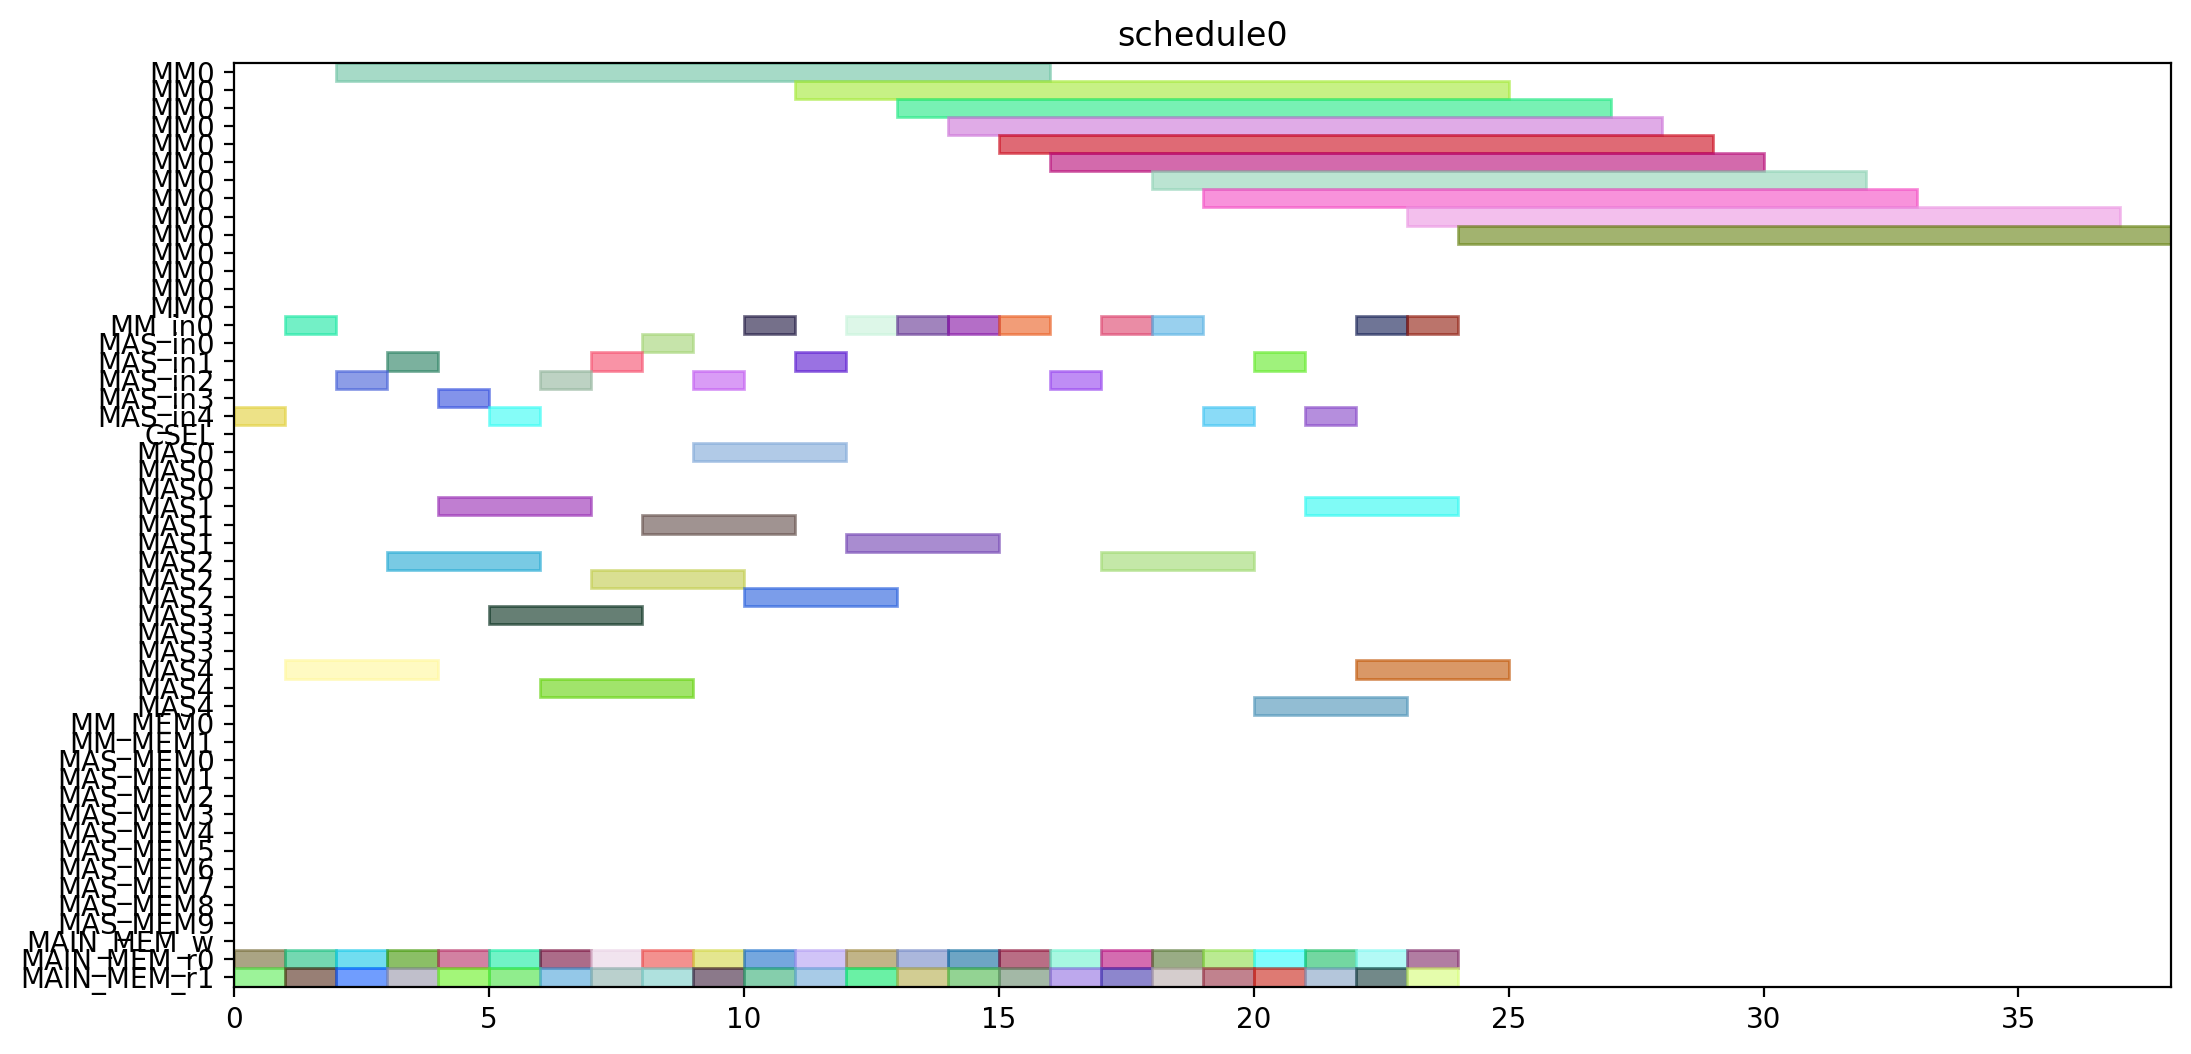

Write the Python code that produced this figure.
from pyschedule import Scenario, solvers, plotters, alt


def solve():
	horizon = 120
	S = Scenario("schedule0", horizon=horizon)

	# resource
	MM = S.Resources('MM', num=1, size=14)
	MM_in = S.Resources('MM_in', num=1)
	MAS_in = S.Resources('MAS_in', num=5)
	CSEL = S.Resource('CSEL')
	MAS = S.Resources('MAS', num=5, size=3, periods=range(1, horizon))
	MM_MEM = S.Resources('MM_MEM', num=2)
	MAS_MEM = S.Resources('MAS_MEM', num=10)
	MAIN_MEM_w = S.Resource('MAIN_MEM_w', size=1)
	MAIN_MEM_r = S.Resources('MAIN_MEM_r', num=2)

	# result of previous scheduling

	# new tasks
	t0_t0 = S.Task('t0_t0', length=3, delay_cost=1)
	t0_t0 += alt(MAS)
	t0_t0_in = S.Task('t0_t0_in', length=1, delay_cost=1)
	t0_t0_in += alt(MAS_in)
	S += t0_t0_in*MAS_in[0]<=t0_t0*MAS[0]

	S += t0_t0_in*MAS_in[1]<=t0_t0*MAS[1]

	S += t0_t0_in*MAS_in[2]<=t0_t0*MAS[2]

	S += t0_t0_in*MAS_in[3]<=t0_t0*MAS[3]

	S += t0_t0_in*MAS_in[4]<=t0_t0*MAS[4]

	t0_t0_mem0 = S.Task('t0_t0_mem0', length=1, delay_cost=1)
	t0_t0_mem0 += MAIN_MEM_r[0]
	S += t0_t0_mem0 <= t0_t0

	t0_t0_mem1 = S.Task('t0_t0_mem1', length=1, delay_cost=1)
	t0_t0_mem1 += MAIN_MEM_r[1]
	S += t0_t0_mem1 <= t0_t0

	t0_t1 = S.Task('t0_t1', length=3, delay_cost=1)
	t0_t1 += alt(MAS)
	t0_t1_in = S.Task('t0_t1_in', length=1, delay_cost=1)
	t0_t1_in += alt(MAS_in)
	S += t0_t1_in*MAS_in[0]<=t0_t1*MAS[0]

	S += t0_t1_in*MAS_in[1]<=t0_t1*MAS[1]

	S += t0_t1_in*MAS_in[2]<=t0_t1*MAS[2]

	S += t0_t1_in*MAS_in[3]<=t0_t1*MAS[3]

	S += t0_t1_in*MAS_in[4]<=t0_t1*MAS[4]

	t0_t1_mem0 = S.Task('t0_t1_mem0', length=1, delay_cost=1)
	t0_t1_mem0 += MAIN_MEM_r[0]
	S += t0_t1_mem0 <= t0_t1

	t0_t1_mem1 = S.Task('t0_t1_mem1', length=1, delay_cost=1)
	t0_t1_mem1 += MAIN_MEM_r[1]
	S += t0_t1_mem1 <= t0_t1

	t0_t3 = S.Task('t0_t3', length=14, delay_cost=1)
	t0_t3 += alt(MM)
	t0_t3_in = S.Task('t0_t3_in', length=1, delay_cost=1)
	t0_t3_in += alt(MM_in)
	S += t0_t3_in*MM_in[0]<=t0_t3*MM[0]
	t0_t3_mem0 = S.Task('t0_t3_mem0', length=1, delay_cost=1)
	t0_t3_mem0 += MAIN_MEM_r[0]
	S += t0_t3_mem0 <= t0_t3

	t0_t3_mem1 = S.Task('t0_t3_mem1', length=1, delay_cost=1)
	t0_t3_mem1 += MAIN_MEM_r[1]
	S += t0_t3_mem1 <= t0_t3

	t10 = S.Task('t10', length=3, delay_cost=1)
	t10 += alt(MAS)
	t10_in = S.Task('t10_in', length=1, delay_cost=1)
	t10_in += alt(MAS_in)
	S += t10_in*MAS_in[0]<=t10*MAS[0]

	S += t10_in*MAS_in[1]<=t10*MAS[1]

	S += t10_in*MAS_in[2]<=t10*MAS[2]

	S += t10_in*MAS_in[3]<=t10*MAS[3]

	S += t10_in*MAS_in[4]<=t10*MAS[4]

	t10_mem0 = S.Task('t10_mem0', length=1, delay_cost=1)
	t10_mem0 += MAIN_MEM_r[0]
	S += t10_mem0 <= t10

	t10_mem1 = S.Task('t10_mem1', length=1, delay_cost=1)
	t10_mem1 += MAIN_MEM_r[1]
	S += t10_mem1 <= t10

	t11 = S.Task('t11', length=3, delay_cost=1)
	t11 += alt(MAS)
	t11_in = S.Task('t11_in', length=1, delay_cost=1)
	t11_in += alt(MAS_in)
	S += t11_in*MAS_in[0]<=t11*MAS[0]

	S += t11_in*MAS_in[1]<=t11*MAS[1]

	S += t11_in*MAS_in[2]<=t11*MAS[2]

	S += t11_in*MAS_in[3]<=t11*MAS[3]

	S += t11_in*MAS_in[4]<=t11*MAS[4]

	t11_mem0 = S.Task('t11_mem0', length=1, delay_cost=1)
	t11_mem0 += MAIN_MEM_r[0]
	S += t11_mem0 <= t11

	t11_mem1 = S.Task('t11_mem1', length=1, delay_cost=1)
	t11_mem1 += MAIN_MEM_r[1]
	S += t11_mem1 <= t11

	t3_t0 = S.Task('t3_t0', length=14, delay_cost=1)
	t3_t0 += alt(MM)
	t3_t0_in = S.Task('t3_t0_in', length=1, delay_cost=1)
	t3_t0_in += alt(MM_in)
	S += t3_t0_in*MM_in[0]<=t3_t0*MM[0]
	t3_t0_mem0 = S.Task('t3_t0_mem0', length=1, delay_cost=1)
	t3_t0_mem0 += MAIN_MEM_r[0]
	S += t3_t0_mem0 <= t3_t0

	t3_t0_mem1 = S.Task('t3_t0_mem1', length=1, delay_cost=1)
	t3_t0_mem1 += MAIN_MEM_r[1]
	S += t3_t0_mem1 <= t3_t0

	t3_t1 = S.Task('t3_t1', length=14, delay_cost=1)
	t3_t1 += alt(MM)
	t3_t1_in = S.Task('t3_t1_in', length=1, delay_cost=1)
	t3_t1_in += alt(MM_in)
	S += t3_t1_in*MM_in[0]<=t3_t1*MM[0]
	t3_t1_mem0 = S.Task('t3_t1_mem0', length=1, delay_cost=1)
	t3_t1_mem0 += MAIN_MEM_r[0]
	S += t3_t1_mem0 <= t3_t1

	t3_t1_mem1 = S.Task('t3_t1_mem1', length=1, delay_cost=1)
	t3_t1_mem1 += MAIN_MEM_r[1]
	S += t3_t1_mem1 <= t3_t1

	t3_t2 = S.Task('t3_t2', length=3, delay_cost=1)
	t3_t2 += alt(MAS)
	t3_t2_in = S.Task('t3_t2_in', length=1, delay_cost=1)
	t3_t2_in += alt(MAS_in)
	S += t3_t2_in*MAS_in[0]<=t3_t2*MAS[0]

	S += t3_t2_in*MAS_in[1]<=t3_t2*MAS[1]

	S += t3_t2_in*MAS_in[2]<=t3_t2*MAS[2]

	S += t3_t2_in*MAS_in[3]<=t3_t2*MAS[3]

	S += t3_t2_in*MAS_in[4]<=t3_t2*MAS[4]

	t3_t2_mem0 = S.Task('t3_t2_mem0', length=1, delay_cost=1)
	t3_t2_mem0 += MAIN_MEM_r[0]
	S += t3_t2_mem0 <= t3_t2

	t3_t2_mem1 = S.Task('t3_t2_mem1', length=1, delay_cost=1)
	t3_t2_mem1 += MAIN_MEM_r[1]
	S += t3_t2_mem1 <= t3_t2

	t3_t3 = S.Task('t3_t3', length=3, delay_cost=1)
	t3_t3 += alt(MAS)
	t3_t3_in = S.Task('t3_t3_in', length=1, delay_cost=1)
	t3_t3_in += alt(MAS_in)
	S += t3_t3_in*MAS_in[0]<=t3_t3*MAS[0]

	S += t3_t3_in*MAS_in[1]<=t3_t3*MAS[1]

	S += t3_t3_in*MAS_in[2]<=t3_t3*MAS[2]

	S += t3_t3_in*MAS_in[3]<=t3_t3*MAS[3]

	S += t3_t3_in*MAS_in[4]<=t3_t3*MAS[4]

	t3_t3_mem0 = S.Task('t3_t3_mem0', length=1, delay_cost=1)
	t3_t3_mem0 += MAIN_MEM_r[0]
	S += t3_t3_mem0 <= t3_t3

	t3_t3_mem1 = S.Task('t3_t3_mem1', length=1, delay_cost=1)
	t3_t3_mem1 += MAIN_MEM_r[1]
	S += t3_t3_mem1 <= t3_t3

	t4_t0 = S.Task('t4_t0', length=3, delay_cost=1)
	t4_t0 += alt(MAS)
	t4_t0_in = S.Task('t4_t0_in', length=1, delay_cost=1)
	t4_t0_in += alt(MAS_in)
	S += t4_t0_in*MAS_in[0]<=t4_t0*MAS[0]

	S += t4_t0_in*MAS_in[1]<=t4_t0*MAS[1]

	S += t4_t0_in*MAS_in[2]<=t4_t0*MAS[2]

	S += t4_t0_in*MAS_in[3]<=t4_t0*MAS[3]

	S += t4_t0_in*MAS_in[4]<=t4_t0*MAS[4]

	t4_t0_mem0 = S.Task('t4_t0_mem0', length=1, delay_cost=1)
	t4_t0_mem0 += MAIN_MEM_r[0]
	S += t4_t0_mem0 <= t4_t0

	t4_t0_mem1 = S.Task('t4_t0_mem1', length=1, delay_cost=1)
	t4_t0_mem1 += MAIN_MEM_r[1]
	S += t4_t0_mem1 <= t4_t0

	t4_t1 = S.Task('t4_t1', length=3, delay_cost=1)
	t4_t1 += alt(MAS)
	t4_t1_in = S.Task('t4_t1_in', length=1, delay_cost=1)
	t4_t1_in += alt(MAS_in)
	S += t4_t1_in*MAS_in[0]<=t4_t1*MAS[0]

	S += t4_t1_in*MAS_in[1]<=t4_t1*MAS[1]

	S += t4_t1_in*MAS_in[2]<=t4_t1*MAS[2]

	S += t4_t1_in*MAS_in[3]<=t4_t1*MAS[3]

	S += t4_t1_in*MAS_in[4]<=t4_t1*MAS[4]

	t4_t1_mem0 = S.Task('t4_t1_mem0', length=1, delay_cost=1)
	t4_t1_mem0 += MAIN_MEM_r[0]
	S += t4_t1_mem0 <= t4_t1

	t4_t1_mem1 = S.Task('t4_t1_mem1', length=1, delay_cost=1)
	t4_t1_mem1 += MAIN_MEM_r[1]
	S += t4_t1_mem1 <= t4_t1

	t4_t3 = S.Task('t4_t3', length=14, delay_cost=1)
	t4_t3 += alt(MM)
	t4_t3_in = S.Task('t4_t3_in', length=1, delay_cost=1)
	t4_t3_in += alt(MM_in)
	S += t4_t3_in*MM_in[0]<=t4_t3*MM[0]
	t4_t3_mem0 = S.Task('t4_t3_mem0', length=1, delay_cost=1)
	t4_t3_mem0 += MAIN_MEM_r[0]
	S += t4_t3_mem0 <= t4_t3

	t4_t3_mem1 = S.Task('t4_t3_mem1', length=1, delay_cost=1)
	t4_t3_mem1 += MAIN_MEM_r[1]
	S += t4_t3_mem1 <= t4_t3

	t5_t0 = S.Task('t5_t0', length=14, delay_cost=1)
	t5_t0 += alt(MM)
	t5_t0_in = S.Task('t5_t0_in', length=1, delay_cost=1)
	t5_t0_in += alt(MM_in)
	S += t5_t0_in*MM_in[0]<=t5_t0*MM[0]
	t5_t0_mem0 = S.Task('t5_t0_mem0', length=1, delay_cost=1)
	t5_t0_mem0 += MAIN_MEM_r[0]
	S += t5_t0_mem0 <= t5_t0

	t5_t0_mem1 = S.Task('t5_t0_mem1', length=1, delay_cost=1)
	t5_t0_mem1 += MAIN_MEM_r[1]
	S += t5_t0_mem1 <= t5_t0

	t5_t1 = S.Task('t5_t1', length=14, delay_cost=1)
	t5_t1 += alt(MM)
	t5_t1_in = S.Task('t5_t1_in', length=1, delay_cost=1)
	t5_t1_in += alt(MM_in)
	S += t5_t1_in*MM_in[0]<=t5_t1*MM[0]
	t5_t1_mem0 = S.Task('t5_t1_mem0', length=1, delay_cost=1)
	t5_t1_mem0 += MAIN_MEM_r[0]
	S += t5_t1_mem0 <= t5_t1

	t5_t1_mem1 = S.Task('t5_t1_mem1', length=1, delay_cost=1)
	t5_t1_mem1 += MAIN_MEM_r[1]
	S += t5_t1_mem1 <= t5_t1

	t5_t2 = S.Task('t5_t2', length=3, delay_cost=1)
	t5_t2 += alt(MAS)
	t5_t2_in = S.Task('t5_t2_in', length=1, delay_cost=1)
	t5_t2_in += alt(MAS_in)
	S += t5_t2_in*MAS_in[0]<=t5_t2*MAS[0]

	S += t5_t2_in*MAS_in[1]<=t5_t2*MAS[1]

	S += t5_t2_in*MAS_in[2]<=t5_t2*MAS[2]

	S += t5_t2_in*MAS_in[3]<=t5_t2*MAS[3]

	S += t5_t2_in*MAS_in[4]<=t5_t2*MAS[4]

	t5_t2_mem0 = S.Task('t5_t2_mem0', length=1, delay_cost=1)
	t5_t2_mem0 += MAIN_MEM_r[0]
	S += t5_t2_mem0 <= t5_t2

	t5_t2_mem1 = S.Task('t5_t2_mem1', length=1, delay_cost=1)
	t5_t2_mem1 += MAIN_MEM_r[1]
	S += t5_t2_mem1 <= t5_t2

	t5_t3 = S.Task('t5_t3', length=3, delay_cost=1)
	t5_t3 += alt(MAS)
	t5_t3_in = S.Task('t5_t3_in', length=1, delay_cost=1)
	t5_t3_in += alt(MAS_in)
	S += t5_t3_in*MAS_in[0]<=t5_t3*MAS[0]

	S += t5_t3_in*MAS_in[1]<=t5_t3*MAS[1]

	S += t5_t3_in*MAS_in[2]<=t5_t3*MAS[2]

	S += t5_t3_in*MAS_in[3]<=t5_t3*MAS[3]

	S += t5_t3_in*MAS_in[4]<=t5_t3*MAS[4]

	t5_t3_mem0 = S.Task('t5_t3_mem0', length=1, delay_cost=1)
	t5_t3_mem0 += MAIN_MEM_r[0]
	S += t5_t3_mem0 <= t5_t3

	t5_t3_mem1 = S.Task('t5_t3_mem1', length=1, delay_cost=1)
	t5_t3_mem1 += MAIN_MEM_r[1]
	S += t5_t3_mem1 <= t5_t3

	t6_t0 = S.Task('t6_t0', length=14, delay_cost=1)
	t6_t0 += alt(MM)
	t6_t0_in = S.Task('t6_t0_in', length=1, delay_cost=1)
	t6_t0_in += alt(MM_in)
	S += t6_t0_in*MM_in[0]<=t6_t0*MM[0]
	t6_t0_mem0 = S.Task('t6_t0_mem0', length=1, delay_cost=1)
	t6_t0_mem0 += MAIN_MEM_r[0]
	S += t6_t0_mem0 <= t6_t0

	t6_t0_mem1 = S.Task('t6_t0_mem1', length=1, delay_cost=1)
	t6_t0_mem1 += MAIN_MEM_r[1]
	S += t6_t0_mem1 <= t6_t0

	t6_t1 = S.Task('t6_t1', length=14, delay_cost=1)
	t6_t1 += alt(MM)
	t6_t1_in = S.Task('t6_t1_in', length=1, delay_cost=1)
	t6_t1_in += alt(MM_in)
	S += t6_t1_in*MM_in[0]<=t6_t1*MM[0]
	t6_t1_mem0 = S.Task('t6_t1_mem0', length=1, delay_cost=1)
	t6_t1_mem0 += MAIN_MEM_r[0]
	S += t6_t1_mem0 <= t6_t1

	t6_t1_mem1 = S.Task('t6_t1_mem1', length=1, delay_cost=1)
	t6_t1_mem1 += MAIN_MEM_r[1]
	S += t6_t1_mem1 <= t6_t1

	t6_t2 = S.Task('t6_t2', length=3, delay_cost=1)
	t6_t2 += alt(MAS)
	t6_t2_in = S.Task('t6_t2_in', length=1, delay_cost=1)
	t6_t2_in += alt(MAS_in)
	S += t6_t2_in*MAS_in[0]<=t6_t2*MAS[0]

	S += t6_t2_in*MAS_in[1]<=t6_t2*MAS[1]

	S += t6_t2_in*MAS_in[2]<=t6_t2*MAS[2]

	S += t6_t2_in*MAS_in[3]<=t6_t2*MAS[3]

	S += t6_t2_in*MAS_in[4]<=t6_t2*MAS[4]

	t6_t2_mem0 = S.Task('t6_t2_mem0', length=1, delay_cost=1)
	t6_t2_mem0 += MAIN_MEM_r[0]
	S += t6_t2_mem0 <= t6_t2

	t6_t2_mem1 = S.Task('t6_t2_mem1', length=1, delay_cost=1)
	t6_t2_mem1 += MAIN_MEM_r[1]
	S += t6_t2_mem1 <= t6_t2

	t6_t3 = S.Task('t6_t3', length=3, delay_cost=1)
	t6_t3 += alt(MAS)
	t6_t3_in = S.Task('t6_t3_in', length=1, delay_cost=1)
	t6_t3_in += alt(MAS_in)
	S += t6_t3_in*MAS_in[0]<=t6_t3*MAS[0]

	S += t6_t3_in*MAS_in[1]<=t6_t3*MAS[1]

	S += t6_t3_in*MAS_in[2]<=t6_t3*MAS[2]

	S += t6_t3_in*MAS_in[3]<=t6_t3*MAS[3]

	S += t6_t3_in*MAS_in[4]<=t6_t3*MAS[4]

	t6_t3_mem0 = S.Task('t6_t3_mem0', length=1, delay_cost=1)
	t6_t3_mem0 += MAIN_MEM_r[0]
	S += t6_t3_mem0 <= t6_t3

	t6_t3_mem1 = S.Task('t6_t3_mem1', length=1, delay_cost=1)
	t6_t3_mem1 += MAIN_MEM_r[1]
	S += t6_t3_mem1 <= t6_t3

	t7_t0 = S.Task('t7_t0', length=14, delay_cost=1)
	t7_t0 += alt(MM)
	t7_t0_in = S.Task('t7_t0_in', length=1, delay_cost=1)
	t7_t0_in += alt(MM_in)
	S += t7_t0_in*MM_in[0]<=t7_t0*MM[0]
	t7_t0_mem0 = S.Task('t7_t0_mem0', length=1, delay_cost=1)
	t7_t0_mem0 += MAIN_MEM_r[0]
	S += t7_t0_mem0 <= t7_t0

	t7_t0_mem1 = S.Task('t7_t0_mem1', length=1, delay_cost=1)
	t7_t0_mem1 += MAIN_MEM_r[1]
	S += t7_t0_mem1 <= t7_t0

	t7_t1 = S.Task('t7_t1', length=14, delay_cost=1)
	t7_t1 += alt(MM)
	t7_t1_in = S.Task('t7_t1_in', length=1, delay_cost=1)
	t7_t1_in += alt(MM_in)
	S += t7_t1_in*MM_in[0]<=t7_t1*MM[0]
	t7_t1_mem0 = S.Task('t7_t1_mem0', length=1, delay_cost=1)
	t7_t1_mem0 += MAIN_MEM_r[0]
	S += t7_t1_mem0 <= t7_t1

	t7_t1_mem1 = S.Task('t7_t1_mem1', length=1, delay_cost=1)
	t7_t1_mem1 += MAIN_MEM_r[1]
	S += t7_t1_mem1 <= t7_t1

	t7_t2 = S.Task('t7_t2', length=3, delay_cost=1)
	t7_t2 += alt(MAS)
	t7_t2_in = S.Task('t7_t2_in', length=1, delay_cost=1)
	t7_t2_in += alt(MAS_in)
	S += t7_t2_in*MAS_in[0]<=t7_t2*MAS[0]

	S += t7_t2_in*MAS_in[1]<=t7_t2*MAS[1]

	S += t7_t2_in*MAS_in[2]<=t7_t2*MAS[2]

	S += t7_t2_in*MAS_in[3]<=t7_t2*MAS[3]

	S += t7_t2_in*MAS_in[4]<=t7_t2*MAS[4]

	t7_t2_mem0 = S.Task('t7_t2_mem0', length=1, delay_cost=1)
	t7_t2_mem0 += MAIN_MEM_r[0]
	S += t7_t2_mem0 <= t7_t2

	t7_t2_mem1 = S.Task('t7_t2_mem1', length=1, delay_cost=1)
	t7_t2_mem1 += MAIN_MEM_r[1]
	S += t7_t2_mem1 <= t7_t2

	t7_t3 = S.Task('t7_t3', length=3, delay_cost=1)
	t7_t3 += alt(MAS)
	t7_t3_in = S.Task('t7_t3_in', length=1, delay_cost=1)
	t7_t3_in += alt(MAS_in)
	S += t7_t3_in*MAS_in[0]<=t7_t3*MAS[0]

	S += t7_t3_in*MAS_in[1]<=t7_t3*MAS[1]

	S += t7_t3_in*MAS_in[2]<=t7_t3*MAS[2]

	S += t7_t3_in*MAS_in[3]<=t7_t3*MAS[3]

	S += t7_t3_in*MAS_in[4]<=t7_t3*MAS[4]

	t7_t3_mem0 = S.Task('t7_t3_mem0', length=1, delay_cost=1)
	t7_t3_mem0 += MAIN_MEM_r[0]
	S += t7_t3_mem0 <= t7_t3

	t7_t3_mem1 = S.Task('t7_t3_mem1', length=1, delay_cost=1)
	t7_t3_mem1 += MAIN_MEM_r[1]
	S += t7_t3_mem1 <= t7_t3

	solvers.mip.solve(S,msg=1,kind='CPLEX',ratio_gap=1.01)

	solution = [['hoge']*len(S.solution()[1]) for i in range(len(S.solution()))]
	for i in range(len(S.solution())):
		for j in range(len(S.solution()[i])):
			solution[i][j]=str(S.solution()[i][j])
	print(solution)

	cycles = int(solution[-1][3])

	pic_file_name = "/mnt/rose/usr1/fukuda/ABE/multiRAM_multiMAS_16mux/scheduling_result/stage14MM1_stage3MAS5/SQR012345/schedule0.png"
	if(S.solution() != []):
		plotters.matplotlib.plot(S,img_filename=pic_file_name, show_task_labels=False, fig_size=(cycles*0.25+3, 6))

	return solution
